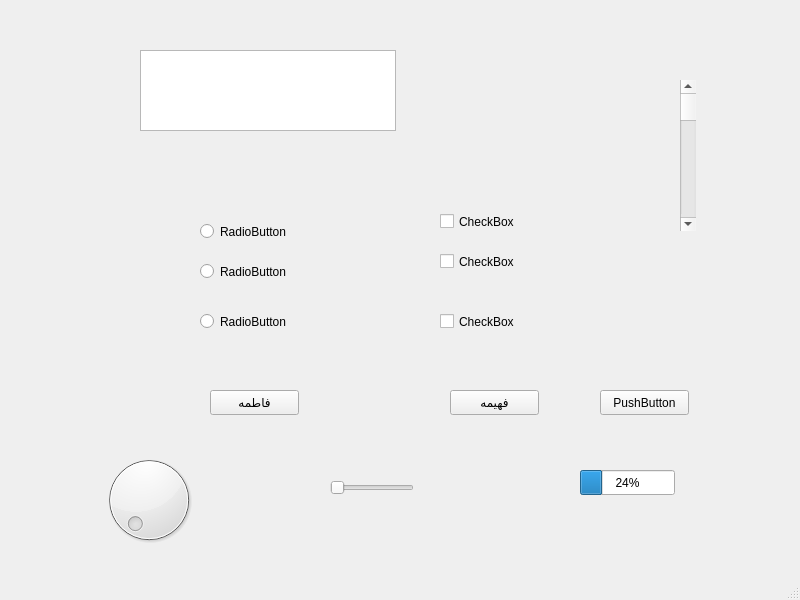
<?xml version="1.0" encoding="UTF-8"?>
<ui version="4.0">
 <class>MainWindow</class>
 <widget class="QMainWindow" name="MainWindow">
  <property name="geometry">
   <rect>
    <x>0</x>
    <y>0</y>
    <width>800</width>
    <height>600</height>
   </rect>
  </property>
  <property name="windowTitle">
   <string>MainWindow</string>
  </property>
  <widget class="QWidget" name="centralwidget">
   <widget class="QPushButton" name="Fateme">
    <property name="geometry">
     <rect>
      <x>210</x>
      <y>390</y>
      <width>89</width>
      <height>25</height>
     </rect>
    </property>
    <property name="text">
     <string>فاطمه</string>
    </property>
   </widget>
   <widget class="QPushButton" name="Fahime">
    <property name="geometry">
     <rect>
      <x>450</x>
      <y>390</y>
      <width>89</width>
      <height>25</height>
     </rect>
    </property>
    <property name="text">
     <string>فهیمه</string>
    </property>
   </widget>
   <widget class="QRadioButton" name="radioButton">
    <property name="geometry">
     <rect>
      <x>200</x>
      <y>220</y>
      <width>112</width>
      <height>23</height>
     </rect>
    </property>
    <property name="text">
     <string>RadioButton</string>
    </property>
   </widget>
   <widget class="QRadioButton" name="radioButton_2">
    <property name="geometry">
     <rect>
      <x>200</x>
      <y>260</y>
      <width>112</width>
      <height>23</height>
     </rect>
    </property>
    <property name="text">
     <string>RadioButton</string>
    </property>
   </widget>
   <widget class="QRadioButton" name="radioButton_3">
    <property name="geometry">
     <rect>
      <x>200</x>
      <y>310</y>
      <width>112</width>
      <height>23</height>
     </rect>
    </property>
    <property name="text">
     <string>RadioButton</string>
    </property>
   </widget>
   <widget class="QCheckBox" name="checkBox">
    <property name="geometry">
     <rect>
      <x>440</x>
      <y>210</y>
      <width>92</width>
      <height>23</height>
     </rect>
    </property>
    <property name="text">
     <string>CheckBox</string>
    </property>
   </widget>
   <widget class="QCheckBox" name="checkBox_2">
    <property name="geometry">
     <rect>
      <x>440</x>
      <y>250</y>
      <width>92</width>
      <height>23</height>
     </rect>
    </property>
    <property name="text">
     <string>CheckBox</string>
    </property>
   </widget>
   <widget class="QCheckBox" name="checkBox_3">
    <property name="geometry">
     <rect>
      <x>440</x>
      <y>310</y>
      <width>92</width>
      <height>23</height>
     </rect>
    </property>
    <property name="text">
     <string>CheckBox</string>
    </property>
   </widget>
   <widget class="QSlider" name="horizontalSlider">
    <property name="geometry">
     <rect>
      <x>330</x>
      <y>480</y>
      <width>84</width>
      <height>15</height>
     </rect>
    </property>
    <property name="orientation">
     <enum>Qt::Horizontal</enum>
    </property>
   </widget>
   <widget class="QDial" name="dial">
    <property name="geometry">
     <rect>
      <x>99</x>
      <y>450</y>
      <width>100</width>
      <height>100</height>
     </rect>
    </property>
   </widget>
   <widget class="QProgressBar" name="progressBar">
    <property name="geometry">
     <rect>
      <x>580</x>
      <y>470</y>
      <width>95</width>
      <height>25</height>
     </rect>
    </property>
    <property name="value">
     <number>24</number>
    </property>
   </widget>
   <widget class="QTextEdit" name="textEdit">
    <property name="geometry">
     <rect>
      <x>140</x>
      <y>50</y>
      <width>256</width>
      <height>81</height>
     </rect>
    </property>
   </widget>
   <widget class="QPushButton" name="pushButton_3">
    <property name="geometry">
     <rect>
      <x>600</x>
      <y>390</y>
      <width>89</width>
      <height>25</height>
     </rect>
    </property>
    <property name="text">
     <string>PushButton</string>
    </property>
   </widget>
   <widget class="QScrollBar" name="verticalScrollBar">
    <property name="geometry">
     <rect>
      <x>680</x>
      <y>80</y>
      <width>16</width>
      <height>151</height>
     </rect>
    </property>
    <property name="orientation">
     <enum>Qt::Vertical</enum>
    </property>
   </widget>
  </widget>
  <widget class="QMenuBar" name="menubar">
   <property name="geometry">
    <rect>
     <x>0</x>
     <y>0</y>
     <width>800</width>
     <height>22</height>
    </rect>
   </property>
  </widget>
  <widget class="QStatusBar" name="statusbar"/>
 </widget>
 <resources/>
 <connections/>
</ui>
